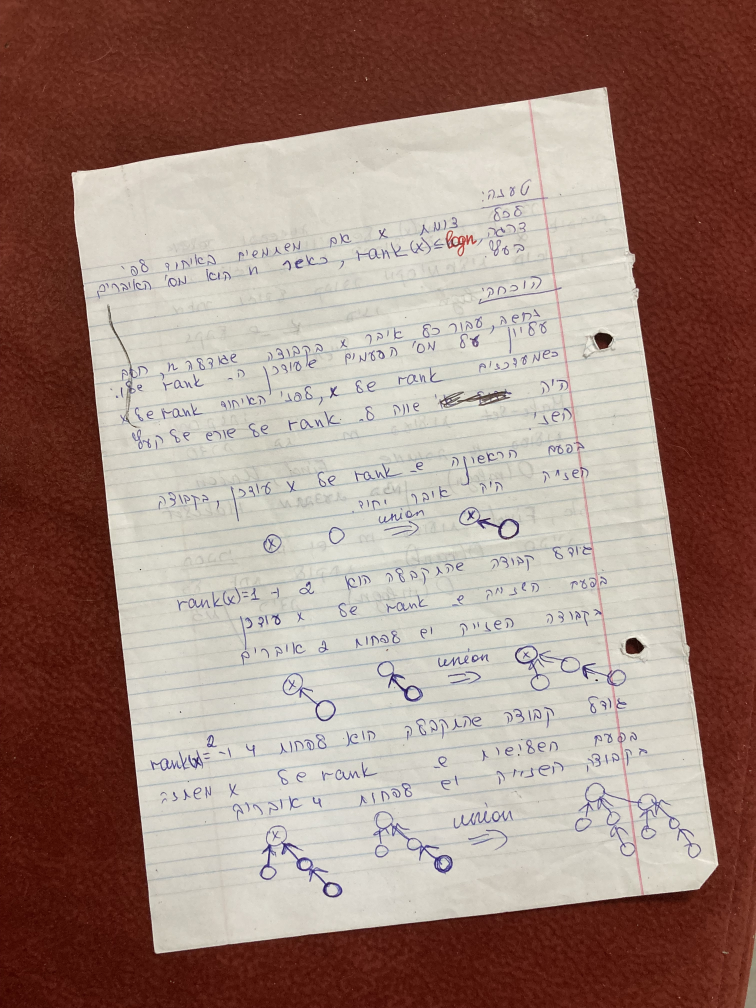
#> input picture path_input_img/IMG-3784.jpg, 3024 x 4032 px (shown at 1/4 size); its folder holds 2 pictures in this run
$ python main.py path_input_img path_input_img/IMG_20211014_124748.jpg
#> lines starting #> are read from the running program, lines starting #| are printed output that depends on the picture; after the words box and inside, x2 and y2 are one past the last pixel; in counts of white or black regions, pixels touching at a corner belong together
### utlis.py
import numpy as np


def rectify(h):
    h = h.reshape((4, 2))
    hnew = np.zeros((4, 2), dtype=np.float32)

    add = h.sum(1)
    hnew[0] = h[np.argmin(add)]
    hnew[2] = h[np.argmax(add)]

    diff = np.diff(h, axis=1)
    hnew[1] = h[np.argmin(diff)]
    hnew[3] = h[np.argmax(diff)]

    return hnew

### main.py
import cv2
import sys
import os
import numpy as np
import utlis


def Scanner(path_input_img, path_output_img, file_name):
#> called with path_input_img = 'path_input_img', path_output_img = 'path_input_img/IMG_20211014_124748.jpg', file_name = 'IMG-3784.jpg'
    image = cv2.imread(os.path.join(path_input_img, file_name))
#> image is the input picture: shape (4032, 3024, 3); mean B, G, R 124, 134.1, 159.5
    # resize image so it can be processed
    # choose optimal dimensions such that important content is not lost
    image = cv2.resize(image, (1500, 880))
#> image: shape (880, 1500, 3)

    # creating copy of original image
    orig = image.copy()

    # convert to grayscale and blur to smooth
    gray = cv2.cvtColor(image, cv2.COLOR_BGR2GRAY)
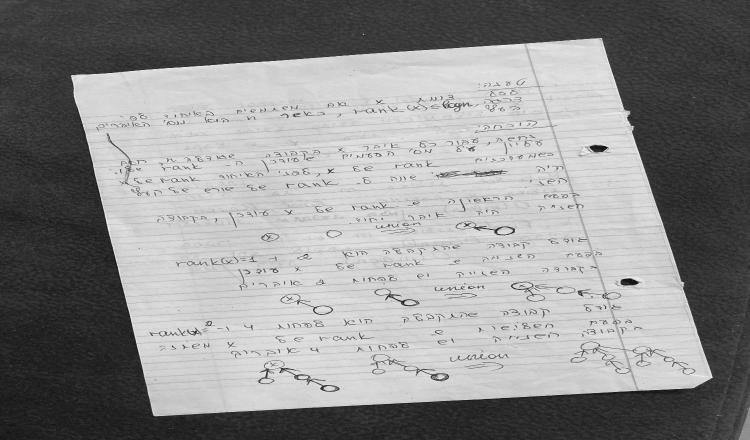
#> gray: shape (880, 1500) (shown at 1/2 size); min 4, max 252, mean 140.4
    blurred = cv2.GaussianBlur(gray, (5, 5), 0)
    # blurred = cv2.medianBlur(gray, 5)

    # apply Canny Edge Detection
    edged = cv2.Canny(blurred, 0, 50)
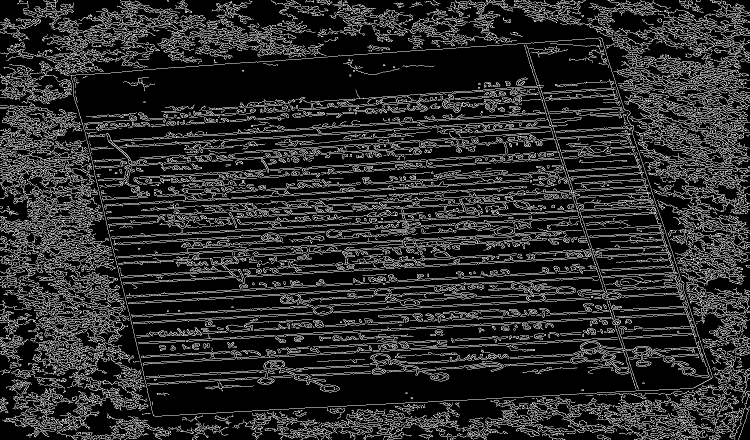
#> edged: shape (880, 1500) (shown at 1/2 size); 16.7% white in thin lines or dots
    orig_edged = edged.copy()

    # find the contours in the edged image, keeping only the
    # largest ones, and initialize the screen contour
    (contours, _) = cv2.findContours(edged, cv2.RETR_LIST, cv2.CHAIN_APPROX_NONE)
#> contours = 4570 contours, 2734 with area under 20; largest, box (x1, y1, x2, y2) and area: (141, 75, 1425, 833) 766898, (142, 75, 1425, 833) 766836, (1248, 186, 1496, 257) 2293, (1315, 122, 1500, 215) 1718, (1271, 826, 1426, 880) 1658
    contours = sorted(contours, key=cv2.contourArea, reverse=True)

    # x,y,w,h = cv2.boundingRect(contours[0])
    # cv2.rectangle(image,(x,y),(x+w,y+h),(0,0,255),0)

    # get approximate contour
    for c in contours:
        p = cv2.arcLength(c, True)
        approx = cv2.approxPolyDP(c, 0.02 * p, True)

        if len(approx) == 4:
            target = approx
            break
#> this loop made 1 pass
#> (p, target) on pass 1: (3793.8, [[1204, 77], [142, 150], [306, 830], [1422, 757]])

    # mapping target points to 800x800 quadrilateral
    approx = utlis.rectify(target)
#> in rectify, `h = h.reshape((4, 2))`: h = [[1204, 77], [142, 150], [306, 830], [1422, 757]]
#> in rectify, `add = h.sum(1)`: add = [1281, 292, 1136, 2179]
#> in rectify, `diff = np.diff(h, axis=1)`: diff = [-1127, 8, 524, -665]
#> approx = [[142, 150], [1204, 77], [1422, 757], [306, 830]]
    pts2 = np.float32([[0, 0], [800, 0], [800, 800], [0, 800]])

    # part 6 : Defining a transformation matrix
    M = cv2.getPerspectiveTransform(approx, pts2)
#> M = [[0.754, -0.182, -79.77], [0.0845, 1.23, -196.4], [9.8e-06, 7.17e-05, 1]]

    # part 7 : Transformation on the input image
    dst = cv2.warpPerspective(orig, M, (800, 800))
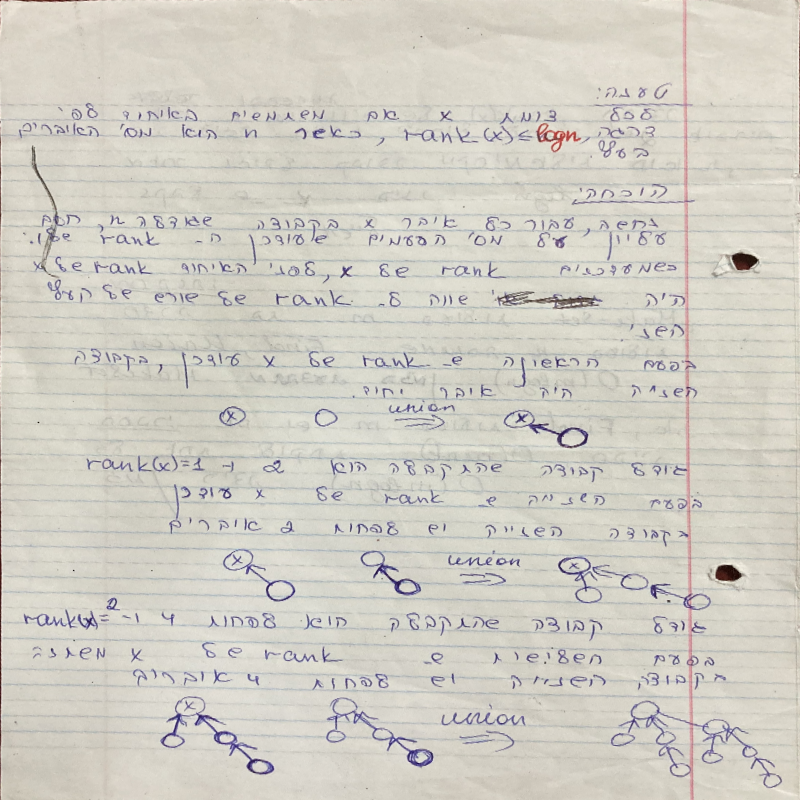
#> dst: shape (800, 800, 3); mean B, G, R 197, 206, 209.1

    cv2.drawContours(image, [target], -1, (0, 255, 0), 2)
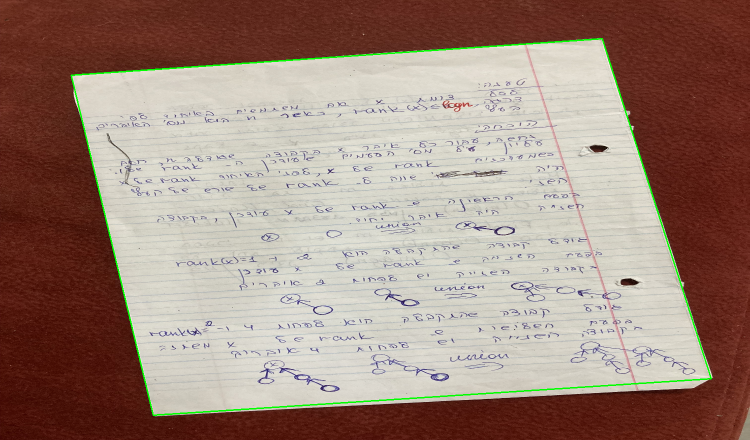
#> image: shape (880, 1500, 3) (shown at 1/2 size); mean B, G, R 122.6, 134.6, 157.9
    dst = cv2.cvtColor(dst, cv2.COLOR_BGR2GRAY)
#> dst: shape (800, 800)

    # using thresholding on warped image to get scanned effect (If Required)
    ret, th1 = cv2.threshold(dst, 127, 255, cv2.THRESH_BINARY)
#> th1: shape (800, 800); 97.9% white; black in thin lines or dots
    th2 = cv2.adaptiveThreshold(dst, 255, cv2.ADAPTIVE_THRESH_MEAN_C, cv2.THRESH_BINARY, 11, 2)
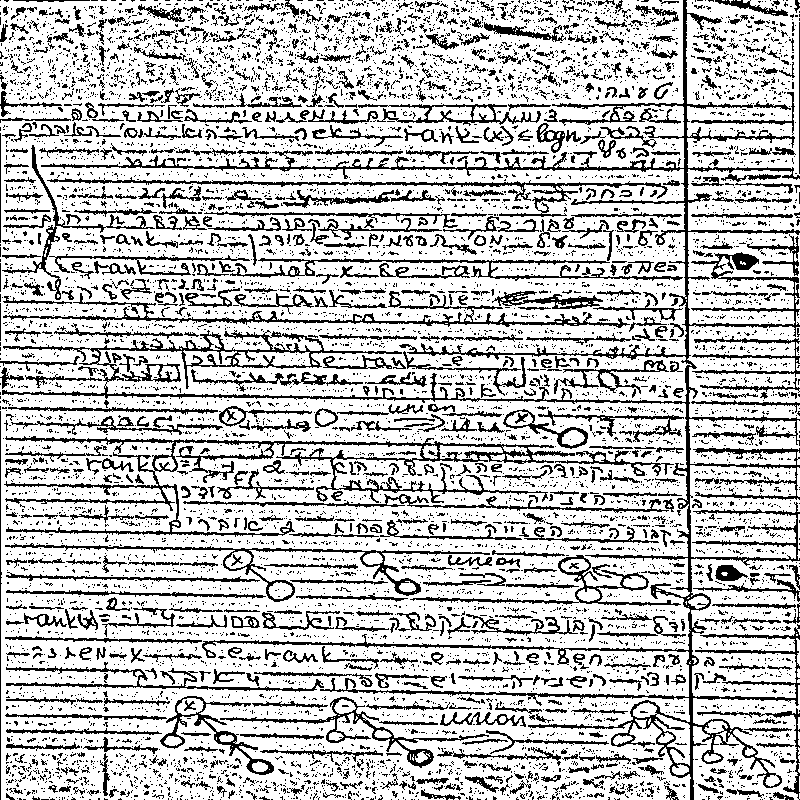
#> th2: shape (800, 800); 75.6% white; black in thin lines or dots
    th3 = cv2.adaptiveThreshold(dst, 255, cv2.ADAPTIVE_THRESH_GAUSSIAN_C, cv2.THRESH_BINARY, 11, 2)
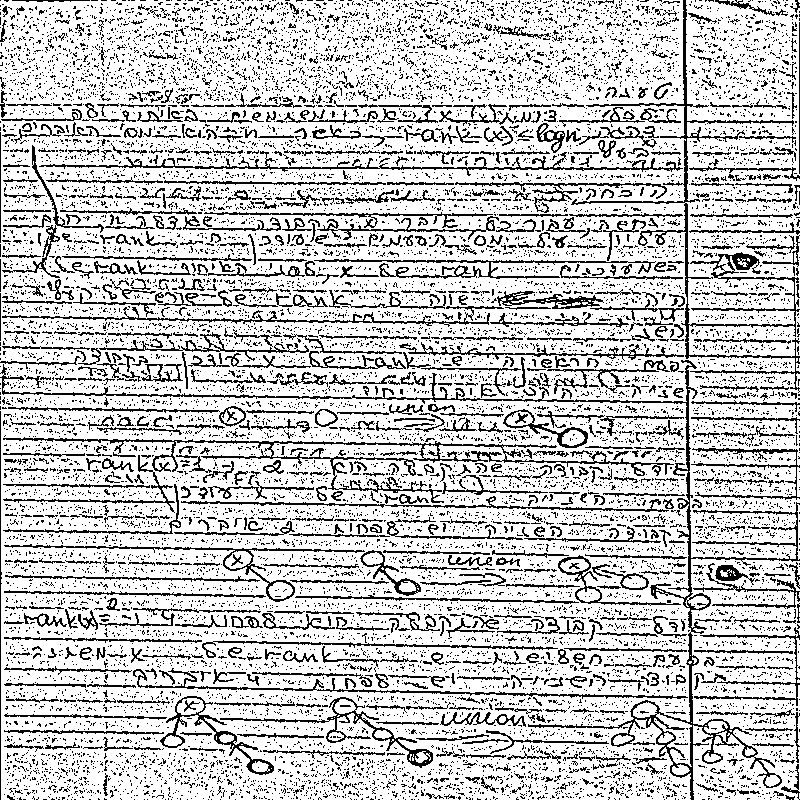
#> th3: shape (800, 800); 78.1% white; black in thin lines or dots
    ret2, th4 = cv2.threshold(dst, 0, 255, cv2.THRESH_BINARY + cv2.THRESH_OTSU)
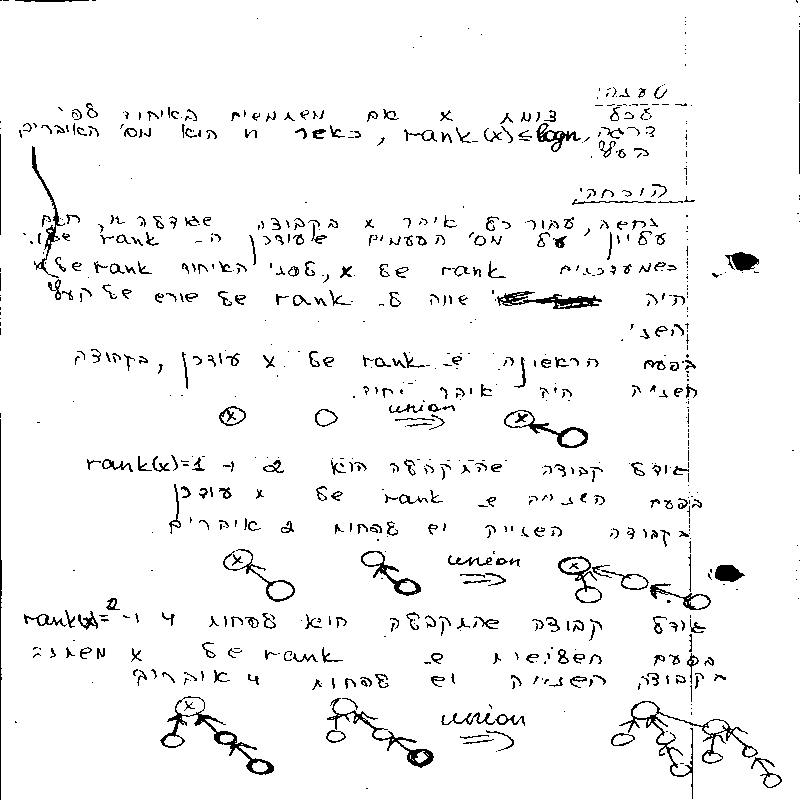
#> th4: shape (800, 800); 95.7% white; black in thin lines or dots
#> ret2 = 166

    # [10 lines of commented-out code are left out]
    cv2.imwrite(os.path.join(path_output_img, file_name), dst)
    # print the result
    print("Created Image: " + os.path.join(path_output_img, file_name))
    # other thresholding methods


if __name__ == "__main__":
    # check if the input is correct , if not print suitable sentence
    if len(sys.argv) < 3:
        print("Missing Input/Output images!")
    else:
        # print the income Directories
        print("path_input_img:" + sys.argv[1])
        print("path_output_img:" + sys.argv[2])
        # loop for to run the function and print the result for each image
        for file_name in os.listdir(sys.argv[1]):
            Scanner(sys.argv[1], sys.argv[2], file_name)
#> pass 2 of the loop `for file_name in os.listdir(sys.argv[1]):`:
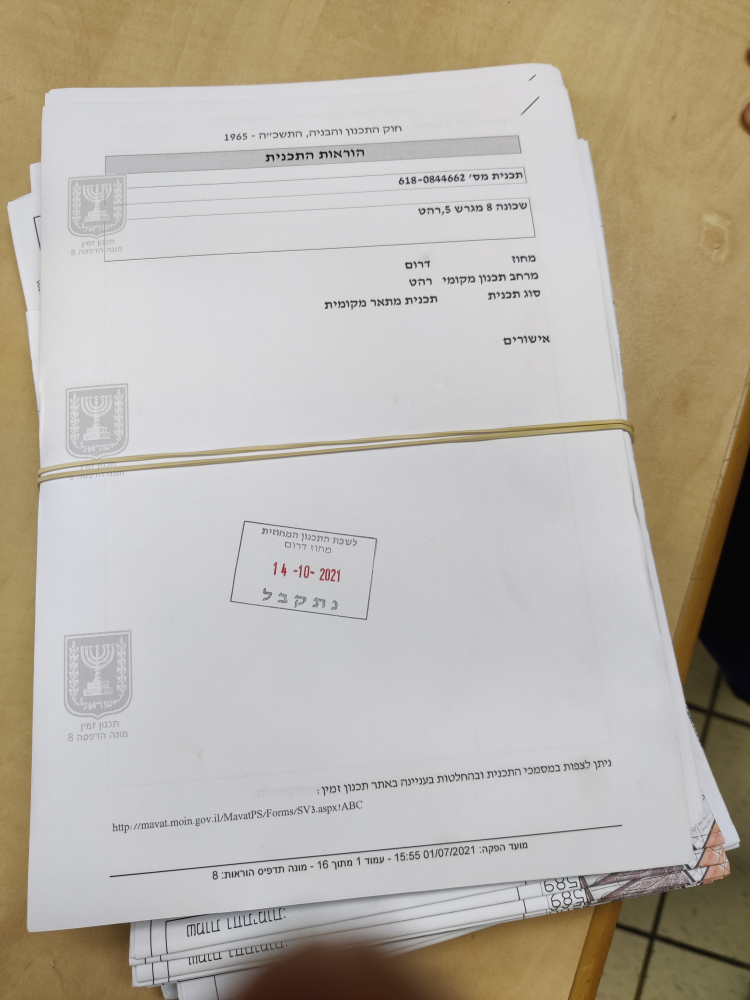
#> input picture path_input_img/IMG_20211014_124748.jpg, 3000 x 4000 px (shown at 1/4 size)
#> in Scanner, image is the input picture: shape (4000, 3000, 3); mean B, G, R 167.1, 177.9, 184.4
#> in Scanner (call 2), `edged = cv2.Canny(blurred, 0, 50)`:
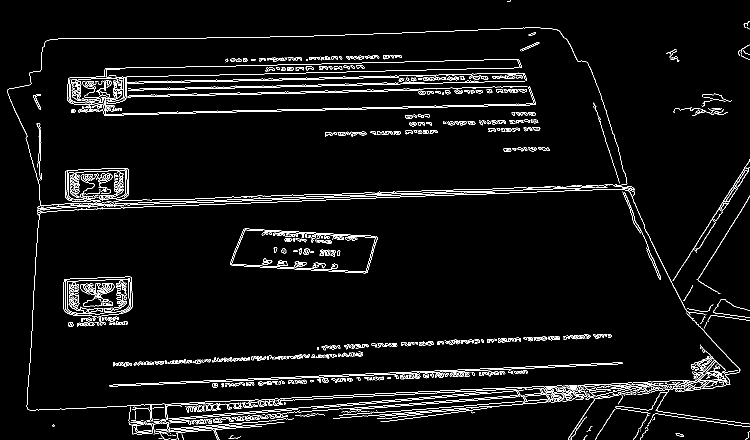
#> edged: shape (880, 1500) (shown at 1/2 size); 4.1% white in thin lines or dots
#> contours = 1415 contours, 931 with area under 20; largest, box (x1, y1, x2, y2) and area: (460, 457, 755, 547) 20172, (460, 457, 751, 544) 19108, (127, 553, 266, 635) 9978, (127, 553, 266, 635) 9954, (134, 558, 259, 630) 7938
#> the loop in Scanner (call 2), `for c in contours:` made 1 pass
#> (p, target) on pass 1: (769.9, [[460, 529], [730, 546], [754, 474], [489, 457]])
#> in Scanner (call 2), `approx = utlis.rectify(target)`: approx = [[489, 457], [754, 474], [730, 546], [460, 529]]
#> M = [[3.24, 1.31, -2181.5], [-0.783, 12.2, -5193.3], [-3.51e-05, 0.00027, 1]]
#> th1: shape (800, 800); 95.9% white; 208 black regions (80 under 20 px), largest, box (x1, y1, x2, y2) and area: (0, 8, 34, 800) 2574, (399, 358, 429, 476) 1691, (525, 358, 554, 467) 1681
#> th2: shape (800, 800); 89.3% white; 927 black regions (737 under 20 px), largest, box (x1, y1, x2, y2) and area: (0, 3, 19, 800) 3072, (398, 343, 430, 481) 2102, (790, 0, 800, 658) 2048
#> th3: shape (800, 800); 91.4% white; 757 black regions (584 under 20 px), largest, box (x1, y1, x2, y2) and area: (0, 3, 19, 800) 2883, (790, 0, 800, 657) 1875, (525, 347, 554, 475) 1837
#> in Scanner (call 2), `ret2, th4 = cv2.threshold(dst, 0, 255, cv2.THRESH_BINARY + cv2.THRESH_..`:
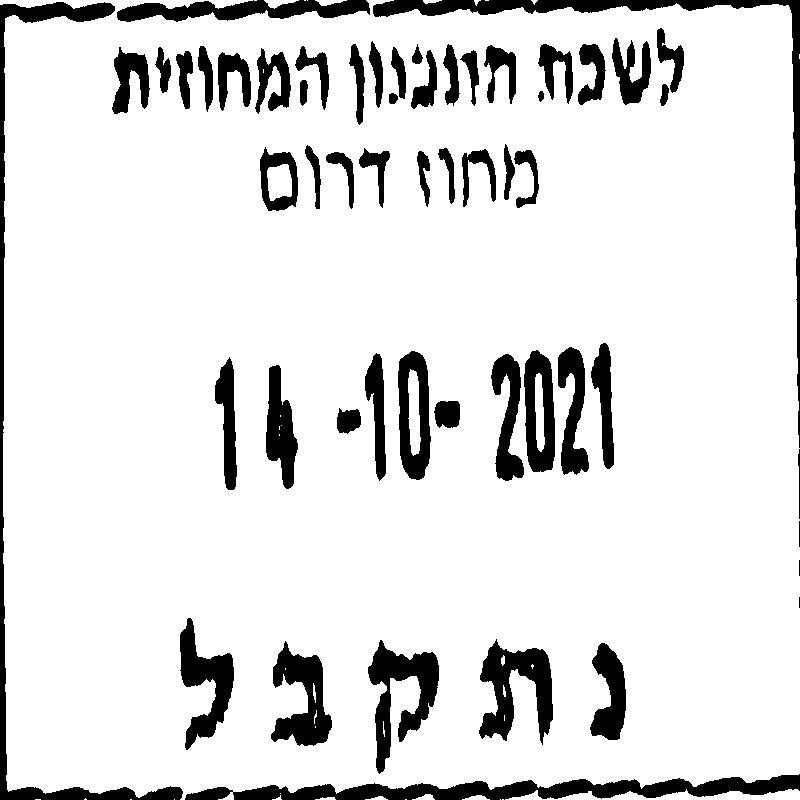
#> th4: shape (800, 800); 87.8% white; 55 black regions (2 under 20 px), largest, box (x1, y1, x2, y2) and area: (185, 774, 800, 800) 7614, (0, 2, 183, 800) 6848, (373, 0, 800, 448) 6106
